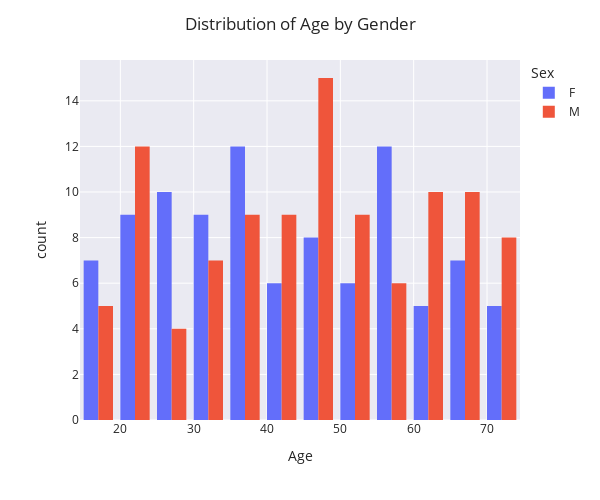

Notebook code cell kept with this figure:
### Markdown cell above
Most patients in the 45-49 age group have low blood pressure.

### Code cell
fig = px.histogram(drug_df, x='Age', color='Sex', height=500, width=600)
fig.update_layout(
    template='seaborn', barmode='group', xaxis={'categoryorder':'total descending'},
    title='Distribution of Age by Gender')

### Figure 1 — Plotly figure (JSON) as saved in the notebook; plotly's stock layout.template omitted (floating-point values rounded to 4 significant figures)
{"data": [{"alignmentgroup": "True", "bingroup": "x", "hovertemplate": "Sex=F<br>Age=%{x}<br>count=%{y}<extra></extra>", "legendgroup": "F", "marker": {"color": "#636efa", "pattern": {"shape": ""}}, "name": "F", "offsetgroup": "F", "orientation": "v", "showlegend": true, "type": "histogram", "x": [23, 28, 61, 22, 49, 47, 34, 74, 50, 16, 32, 48, 33, 28, 49, 39, 18, 65, 39, 73, 58, 50, 66, 37, 28, 58, 24, 68, 26, 38, 60, 68, 18, 28, 24, 41, 36, 26, 19, 32, 32, 38, 47, 51, 37, 50, 29, 42, 58, 56, 15, 45, 28, 47, 65, 20, 40, 32, 61, 36, 53, 19, 32, 70, 42, 55, 35, 69, 64, 37, 26, 61, 72, 59, 34, 30, 57, 21, 58, 57, 51, 20, 28, 39, 41, 73, 67, 22, 59, 20, 36, 18, 57, 46, 56, 40], "xaxis": "x", "yaxis": "y"}, {"alignmentgroup": "True", "bingroup": "x", "hovertemplate": "Sex=M<br>Age=%{x}<br>count=%{y}<extra></extra>", "legendgroup": "M", "marker": {"color": "#EF553B", "pattern": {"shape": ""}}, "name": "M", "offsetgroup": "M", "orientation": "v", "showlegend": true, "type": "histogram", "x": [47, 47, 41, 60, 43, 43, 69, 43, 23, 57, 63, 47, 31, 45, 74, 49, 53, 46, 32, 39, 15, 50, 23, 68, 23, 67, 62, 65, 40, 60, 34, 24, 67, 45, 29, 17, 54, 70, 31, 26, 60, 64, 59, 69, 62, 41, 56, 36, 20, 31, 56, 22, 37, 22, 42, 72, 23, 50, 35, 51, 67, 28, 15, 34, 66, 35, 47, 52, 49, 24, 74, 51, 49, 60, 74, 39, 61, 22, 49, 68, 55, 37, 49, 31, 53, 43, 16, 38, 45, 42, 48, 25, 39, 70, 47, 65, 64, 58, 23, 72, 72, 16, 52, 23], "xaxis": "x", "yaxis": "y"}], "layout": {"barmode": "group", "height": 500, "legend": {"title": {"text": "Sex"}, "tracegroupgap": 0}, "margin": {"t": 60}, "title": {"text": "Distribution of Age by Gender"}, "width": 600, "xaxis": {"anchor": "y", "categoryorder": "total descending", "domain": [0, 1], "title": {"text": "Age"}}, "yaxis": {"anchor": "x", "domain": [0, 1], "title": {"text": "count"}}}}
